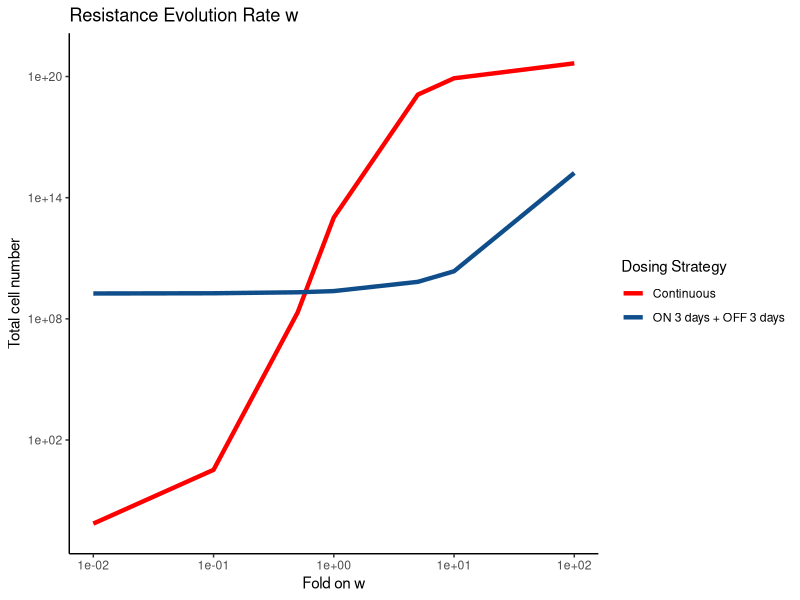

This chart was generated by the following R code: (Note: this script raises an error after producing the figure.)
# project: ADCC
# Author: Jiawei Zhou
# Objectives: figure 6
# Updated model

rm(list=ls())



library(plyr)
library(dplyr)
library(tidyverse)
library(ggplot2)
library(deSolve)

# the fold to evaluate
fold <- c(0.0001, 0.001, 0.01, 0.1, 0.5,1, 5,10, 100, 1000, 10000, 100000)

# continuous treatment model
trt.model <- function(t,x,params){
  # first extract state variables
  S <- x[1]
  R <- x[2]
  
  ## now extract parameters
  g <- params['g'] #cell growth rate
  mu_SR <- params['mu_SR'] #S to R transition rate
  ds <- params['ds'] # S death rate under drug
  dr <- params['dr'] #R death rate under drug
  w  <- params['w'] #R death rate decay rate
  k <- params['k'] #drug efficacy decay rate
  n <- params['n'] # dosing cycle
  
  n_time <- (n-1)*3+t
  
  ## now code the model
  dSdt <- g*S - mu_SR*S -ds*exp(-k*t)*S
  dRdt <- g*R + mu_SR*S -dr*exp(-w*n_time)*exp(-k*t)*R
  
  ## combine results into a vector
  dxdt <- c(dSdt, dRdt)
  
  ## return result as a list
  list(dxdt)
}


total.con <- c()
for (kk in 1:length(fold)){
  # Set up initial conditions
  N <- 5000 # initial total cell number
  f <- 0.239 # initial S fraction
  tmp.w <- 0.028*fold[kk]
  # Set up time points
  times <- seq(from = 0, to = 3, by = 1) #sim 3 days
  
  # Set up empty data frame to store results
  results <- data.frame()
  
  # Loop through simulation 10 times
  for (i in 1:40) {
    #set up parameters
    parms <- c(g = 0.4, mu_SR = 0.347, ds = 5, dr = 4.26, k=2.67, w=tmp.w, n=i)
    # Set up initial conditions
    if (i == 1) {
      xstart <- c(S = f*N, R = (1-f)*N)
    } else {
      xstart <- c(S = out$S[length(out$S)], R = out$R[length(out$R)])
    }
    
    # Run ODE model
    ode(
      func = trt.model,
      y = xstart,
      times = times,
      parms = parms
    ) %>% as.data.frame() -> out 
    
    # Add simulation results to the data frame
    out2 <- out %>% mutate(Total = S + R, iteration = i)
    results <- rbind(results, out2)
  }
  
  results2 <- results %>%
    mutate(time2 = 3*(iteration-1)+time)
  
  total.con[kk] <- results2[results2$time2 == 100,]$Total
}

con <- data.frame(
  fold_w =  fold,
  total = total.con
)


#################################################################
#################################################################
# generate on 3 days off 3 days

trt.model <- function(t,x,params){
  # first extract state variables
  S <- x[1]
  R <- x[2]
  
  ## now extract parameters
  g <- params['g'] #cell growth rate
  mu_SR <- params['mu_SR'] #S to R transition rate
  ds <- params['ds'] # S death rate under drug
  dr <- params['dr'] #R death rate under drug
  w  <- params['w'] #R death rate decay rate
  k <- params['k'] #drug efficacy decay rate
  
  ## now code the model
  dSdt <- g*S - mu_SR*S -ds*exp(-k*t)*S
  dRdt <- g*R + mu_SR*S -dr*exp(-w*t)*exp(-k*t)*R
  
  ## combine results into a vector
  dxdt <- c(dSdt, dRdt)
  
  ## return result as a list
  list(dxdt)
}


rest.model <- function(t,x,params){
  # first extract state variables
  S <- x[1]
  R <- x[2]
  
  ## now extract parameters
  g <- params['g'] #cell growth rate
  mu_RS <- params['mu_RS'] #S to R transition rate
  
  ## now code the model
  dSdt <- g*S + mu_RS*R
  dRdt <- g*R - mu_RS*R
  
  ## combine results into a vector
  dxdt <- c(dSdt, dRdt)
  
  ## return result as a list
  list(dxdt)
}

# params
total.on3off3 <- c()

for(kk in 1:length(fold)){
  
  tmp.w <- fold[kk]*0.028
  parms <- c(g = 0.4, mu_SR = 0.347, mu_RS = 0.0014, ds = 5, dr = 4.26, k=2.67, w=tmp.w)
  N <- 5000
  f <- 0.239
  # Set up empty data frame to store results
  out <- data.frame()
  # 10 cycles of treatment
  for (i in 1:20){
    # Set up initial conditions
    if (i == 1) {
      xstart <- c(S = f*N, R = (1-f)*N)
    } else {
      xstart <- c(S = out$S[length(out$S)], R = out$R[length(out$R)])
    }
    
    # Simulate first 3 days with trt.model
    times1 <- seq(from = 0, to = 3, by = 1)
    out1 <- ode(func = trt.model, y = xstart, times = times1, parms = parms) %>% as.data.frame()
    # Get initial values for rest.model from last day of trt.model simulation
    xstart2 <-  c(S = out1$S[length(out1$S)], R = out1$R[length(out1$R)])
    # Simulate last 3 days with rest.model
    times2 <- seq(from = 3, to = 6, by = 1)
    out2 <- ode(func = rest.model, y = xstart2, times = times2, parms = parms) %>% as.data.frame()
    
    # Combine results from both simulations and add to output data frame
    out_cycle <- rbind(out1, out2)
    out_cycle$cycle <- i
    out <- rbind(out, out_cycle)
    
    
  }
  
  results2 <- out %>%
    mutate(time2 = 6*(cycle-1)+time,
           N = S + R)
  
  total.on3off3[kk] <- results2[results2$time2==100,]$N
}

on3off3 <- data.frame(
  fold_w =  fold,
  total = total.on3off3
)

p1 <- ggplot(con)+
  geom_line(aes(x=fold_w, y=total, col='Continuous'), size=1.5)+
  geom_line(data=on3off3, aes(x=fold_w, y=total, col='ON 3 days + OFF 3 days'), size=1.5)+
  scale_colour_manual("Dosing Strategy", breaks = c("Continuous", 
                                                    "ON 3 days + OFF 3 days"),
                      values = c("Continuous" = "red", 
                                 "ON 3 days + OFF 3 days" = "dodgerblue4"))+
  theme_classic()+
  scale_x_continuous(trans='log10', limits=c(0.01, 100))+scale_y_continuous(trans='log10')+
  labs(x='Fold on w',y='Total cell number', title='Resistance Evolution Rate w')
ggsave(p1, file='result/w_on3off3_con.tiff', width=5, height=2)


# on 3 off 10

#simulate 3 days on, 10 days off
# Set up empty data frame to store results
total.on3off10 <- c()

for(kk in 1:length(fold)){
  
  tmp.w <- fold[kk]*0.028
  parms <- c(g = 0.4, mu_SR = 0.347, mu_RS = 0.0014, ds = 5, dr = 4.26, k=2.67, w=tmp.w)
  N <- 5000
  f <- 0.239
  out <- data.frame()
  # 5 cycles of treatment
  for (i in 1:10){
    # Set up initial conditions
    if (i == 1) {
      xstart <- c(S = f*N, R = (1-f)*N)
    } else {
      xstart <- c(S = out$S[length(out$S)], R = out$R[length(out$R)])
    }
    
    # Simulate first 3 days with trt.model
    times1 <- seq(from = 0, to = 3, by = 1)
    out1 <- ode(func = trt.model, y = xstart, times = times1, parms = parms) %>% as.data.frame()
    # Get initial values for rest.model from last day of trt.model simulation
    xstart2 <-  c(S = out1$S[length(out1$S)], R = out1$R[length(out1$R)])
    # Simulate last 5 days with rest.model
    times2 <- seq(from = 3, to = 13, by = 1)
    out2 <- ode(func = rest.model, y = xstart2, times = times2, parms = parms) %>% as.data.frame()
    
    # Combine results from both simulations and add to output data frame
    out_cycle <- rbind(out1, out2)
    out_cycle$cycle <- i
    out <- rbind(out, out_cycle)
    
    
  }
  
  results2 <- out %>%
    mutate(time2 = 13*(cycle-1)+time, N=S+R)
  total.on3off10[kk] <- results2[results2$time2==100,]$N
}

on3off10 <- data.frame(
  fold_w =  fold,
  total = total.on3off10
)

p2 <- ggplot(on3off3)+
  geom_line(aes(x=fold_w, y=total, col='ON 3 days + OFF 3 days'), size=1.5)+
  geom_line(data=on3off10, aes(x=fold_w, y=total, col='ON 3 days + OFF 10 days'), size=1.5)+
  scale_colour_manual("Dosing Strategy", breaks = c("ON 3 days + OFF 3 days", 
                                                    "ON 3 days + OFF 10 days"),
                      values = c("ON 3 days + OFF 3 days" = "dodgerblue4", 
                                 "ON 3 days + OFF 10 days" = "deepskyblue1"))+
  theme_classic()+
  scale_x_continuous(trans='log10')+scale_y_continuous(trans='log10')+
  labs(x='Fold on w',y='Total cell number', title='Resistance Evolution Rate w')
ggsave(p2, file='result/w_on3off10_con.tiff', width=5, height=2)






#simulate 3 days on, 5 days off
# Set up empty data frame to store results
total.on3off5 <- c()

for(kk in 1:length(fold)){
  
  tmp.w <- fold[kk]*0.028
  parms <- c(g = 0.4, mu_SR = 0.347, mu_RS = 0.0014, ds = 5, dr = 4.26, k=2.67, w=tmp.w)
  N <- 5000
  f <- 0.239
  
  #simulate 3 days on, 5 days off
  # Set up empty data frame to store results
  out <- data.frame()
  # 10 cycles of treatment
  for (i in 1:15){
    # Set up initial conditions
    if (i == 1) {
      xstart <- c(S = f*N, R = (1-f)*N)
    } else {
      xstart <- c(S = out$S[length(out$S)], R = out$R[length(out$R)])
    }
    
    # Simulate first 3 days with trt.model
    times1 <- seq(from = 0, to = 3, by = 1)
    out1 <- ode(func = trt.model, y = xstart, times = times1, parms = parms) %>% as.data.frame()
    # Get initial values for rest.model from last day of trt.model simulation
    xstart2 <-  c(S = out1$S[length(out1$S)], R = out1$R[length(out1$R)])
    # Simulate last 5 days with rest.model
    times2 <- seq(from = 3, to = 8, by = 1)
    out2 <- ode(func = rest.model, y = xstart2, times = times2, parms = parms) %>% as.data.frame()
    
    # Combine results from both simulations and add to output data frame
    out_cycle <- rbind(out1, out2)
    out_cycle$cycle <- i
    out <- rbind(out, out_cycle)
    
    
  }
  
  results2 <- out %>%
    mutate(time2 = 8*(cycle-1)+time, N= S+R)
  total.on3off5[kk] <- results2[results2$time2==100,]$N
}

on3off5 <- data.frame(
  fold_w =  fold,
  total = total.on3off5
)

p3 <- ggplot(on3off3)+
  geom_line(aes(x=fold_w, y=total, col='ON 3 days + OFF 3 days'), size=1.5)+
  geom_line(data=on3off5, aes(x=fold_w, y=total, col='ON 3 days + OFF 5 days'), size=1.5)+
  scale_colour_manual("Dosing Strategy", breaks = c("ON 3 days + OFF 3 days", 
                                                    "ON 3 days + OFF 5 days"),
                      values = c("ON 3 days + OFF 3 days" = "dodgerblue4", 
                                 "ON 3 days + OFF 5 days" = "dodgerblue2"))+
  theme_classic()+
  scale_x_continuous(trans='log10')+scale_y_continuous(trans='log10')+
  labs(x='Fold on w',y='Total cell number', title='Resistance Evolution Rate w')
ggsave(p3, file='result/w_on3off5_con.tiff', width=5, height=2)
